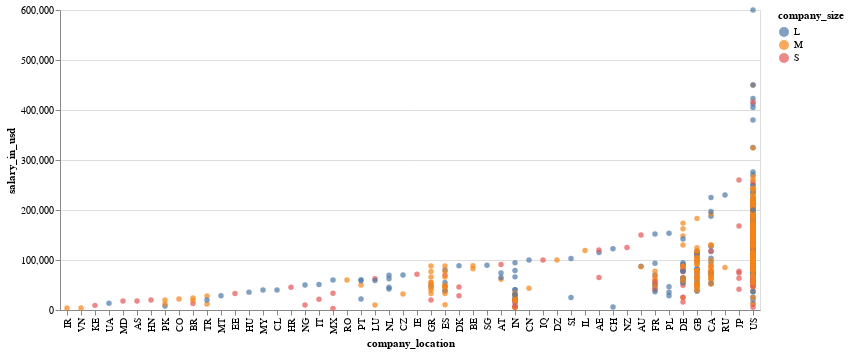

Notebook code cell kept with this figure:
### Code cell
alt.Chart(data).mark_circle().encode(
    y=alt.Y(field="salary_in_usd", type="quantitative"),
    x=alt.X(field="company_location", type="nominal", sort=alt.EncodingSortField(field="salary_in_usd", op="max")),
    color="company_size",
    tooltip=["job_title", "employee_residence", "salary_in_usd"]
).properties(width=700)

### Figure 1 — Vega-Lite specification as saved in the notebook (floating-point values rounded to 4 significant figures; data arrays with more than 128 entries replaced by an {"elided": "..."} marker saying what was removed)
{"config": {"view": {"continuousWidth": 400, "continuousHeight": 300}}, "data": {"name": "data-60fca8d5ce873afda9dde303bdad00cf"}, "mark": "circle", "encoding": {"color": {"type": "nominal", "field": "company_size"}, "tooltip": [{"type": "nominal", "field": "job_title"}, {"type": "nominal", "field": "employee_residence"}, {"type": "quantitative", "field": "salary_in_usd"}], "x": {"type": "nominal", "field": "company_location", "sort": {"field": "salary_in_usd", "op": "max"}}, "y": {"type": "quantitative", "field": "salary_in_usd"}}, "width": 700, "$schema": "https://vega.github.io/schema/vega-lite/v4.8.1.json", "datasets": {"data-60fca8d5ce873afda9dde303bdad00cf": {"elided": "607 records"}}}
